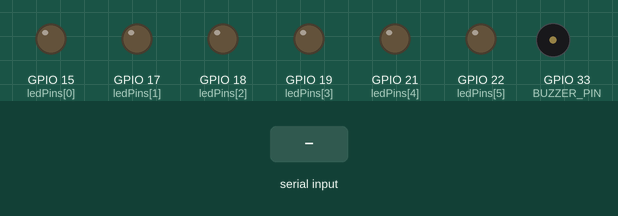
The sketch below on a simulated ESP32. On the bench: output pins drawn as LEDs (lit = HIGH), buzzer (waves = sounding). The test bench sets the inputs (shaded band). Nothing arrives over Bluetooth unless stated.

Above: at 1.2 s.
1.3 s: "1\n" received over the second serial link
At 2.1 s:
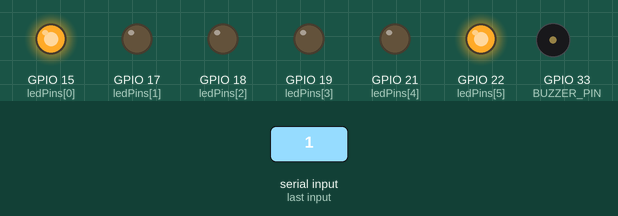
4.3 s: "2\n" received over the second serial link
At 4.65 s:
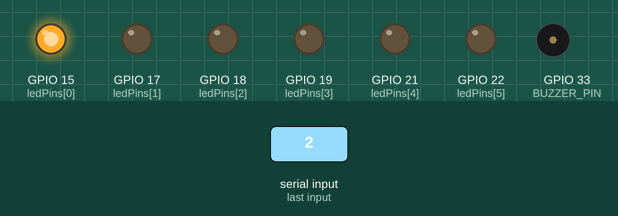
7.3 s: "3\n" received over the second serial link
At 8.1 s:
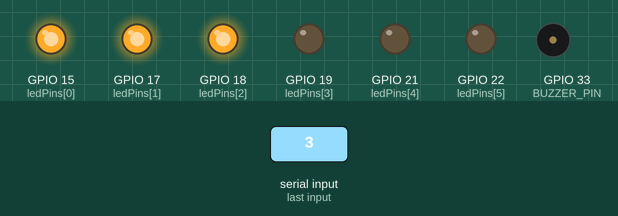
10.3 s: "4\n" received over the second serial link
13.3 s: "5\n" received over the second serial link
At 14.15 s:
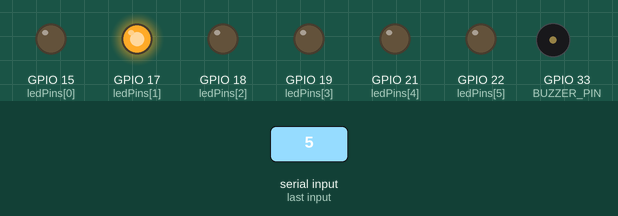
Timing chart, 0 to 17.3 s (numbered marks = the images above; inputs shaded):
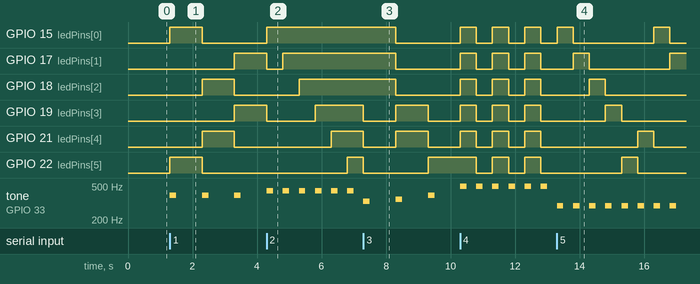

Measured:
- after the input at 1.3 s, GPIO 15 (ledPins[0]): LOW → HIGH at once, → LOW 1.0 s later; GPIO 17 (ledPins[1]): LOW → HIGH after 2.0 s
- after the input at 4.3 s, GPIO 15 (ledPins[0]): goes on until 4.3 s, then stays HIGH; GPIO 18 (ledPins[2]): goes on until 5.3 s, then stays HIGH; tone on GPIO 33 (BUZZER_PIN): alternates 440 Hz for 0.20 s and silent for 0.30 s, starting at once
- after the input at 7.3 s, GPIO 15 (ledPins[0]): HIGH → LOW after 1.0 s; GPIO 17 (ledPins[1]): HIGH → LOW after 1.0 s instead of 2.5 s; GPIO 18 (ledPins[2]): HIGH → LOW after 1.0 s instead of 2.0 s; GPIO 19 (ledPins[3]): HIGH → LOW after 0.00 s instead of 1.5 s; GPIO 21 (ledPins[4]): HIGH → LOW after 0.00 s instead of 1.0 s
- after the input at 13.3 s, GPIO 15 (ledPins[0]): LOW → HIGH after 3.0 s, → LOW 0.50 s later

The sketch:

Christmas_Tree.ino
```cpp
#include <BluetoothSerial.h>
#include <driver/ledc.h>

BluetoothSerial ESP_BT;

#define NOTE_C4  262
#define NOTE_D4  294
#define NOTE_E4  330
#define NOTE_F4  349
#define NOTE_G4  392
#define NOTE_A4  440
#define NOTE_B4  494
#define NOTE_C5  523

const int BUZZER_PIN = 33;
const int numLeds = 6;
const int ledPins[numLeds] = {15, 17, 18, 19, 21, 22};
byte currentMode = 0;

struct {
  int startIndex;
  bool initialPhase;
  unsigned long ledTimer;
  unsigned long noteTimer;
  int currentNote;
  int pathPosition;
  bool isMoving;
  bool ledState;
} joc6State;

const int startMelody[] = {NOTE_C4, NOTE_E4, NOTE_G4, NOTE_C5};
const int noteDurations[] = {500, 500, 500, 500};

const int snakePath[] = {0, 1, 2, 3, 5, 4}; // 15-17-18-19-22-21
const int pathLength = sizeof(snakePath)/sizeof(snakePath[0]);

void setup() {
  for(int i = 0; i < numLeds; i++) {
    pinMode(ledPins[i], OUTPUT);
  }
  pinMode(BUZZER_PIN, OUTPUT);
  
  ESP_BT.begin("ESP32_Snake");
  Serial.begin(115200);
  allLedsOff();
}

void loop() {
  if(ESP_BT.available()) {
    String command = ESP_BT.readStringUntil('\n');
    command.trim();
    
    if(command.startsWith("6,")) {
      int n = command.substring(2).toInt();
      if(n >=1 && n <=6) {
        currentMode = 6;
        joc6State.startIndex = n-1;
        joc6State.initialPhase = true;
        joc6State.ledTimer = millis();
        joc6State.noteTimer = millis();
        joc6State.currentNote = 0;
        joc6State.ledState = false;
        joc6State.isMoving = false;
        allLedsOff();
        
        joc6State.pathPosition = 0;
        for(int i=0; i<pathLength; i++) {
          if(snakePath[i] == joc6State.startIndex) {
            joc6State.pathPosition = i;
            break;
          }
        }
      }
    }
    else if(command.length() == 1) {
      currentMode = command.charAt(0) - '0';
      allLedsOff();
      noTone(BUZZER_PIN);
    }
  }

  switch(currentMode) {
    case 1: jocul1(); break;
    case 2: jocul2(); break;
    case 3: jocul3(); break;
    case 4: jocul4(); break;
    case 5: jocul5(); break;
    case 6: jocul6(); break;
    default: allLedsOff(); break;
  }
}


void allLedsOff() {
  for(int i = 0; i < numLeds; i++) {
    digitalWrite(ledPins[i], LOW);
  }
}
void allLedsOn() {
  for(int i = 0; i < numLeds; i++) {
    digitalWrite(ledPins[i], HIGH);
  }
}
void jocul1() {
  static unsigned long lastTime = 0;
  static byte step = 0;
  const int perechi[][2] = {{15,22}, {18,21}, {17,19}};

  if(millis() - lastTime >= 1000) {
    lastTime = millis();
    allLedsOff();
    
    digitalWrite(perechi[step][0], HIGH);
    digitalWrite(perechi[step][1], HIGH);
    tone(BUZZER_PIN, NOTE_G4, 200);
    
    step = (step + 1) % 3;
  }
}
void jocul2() {
  static unsigned long lastTime = 0;
  static byte fase = 0;
  static byte current = 0;
  const int ordineAprindere[] = {15,17,18,19,21,22};
  const int ordineStingere[] = {22,21,19,18,17,15};

  if(millis() - lastTime >= 500) {
    lastTime = millis();
    
    if(fase == 0) {
      if(current < 6) {
        digitalWrite(ordineAprindere[current], HIGH);
        tone(BUZZER_PIN, NOTE_A4, 200);
        current++;
      } else {
        fase = 1;
        current = 0;
      }
    } else {
      if(current < 6) {
        digitalWrite(ordineStingere[current], LOW);
        tone(BUZZER_PIN, NOTE_A4, 200);
        current++;
      } else {
        fase = 0;
        current = 0;
      }
    }
  }
}
void jocul3() {
  static unsigned long lastTime = 0;
  static byte fase = 0;

  switch(fase) {
    case 0: // Grup 1
      allLedsOff();
      digitalWrite(15, HIGH);
      digitalWrite(17, HIGH);
      digitalWrite(18, HIGH);
      tone(BUZZER_PIN, NOTE_E4, 200);
      lastTime = millis();
      fase = 1;
      break;
    
    case 1:
      if(millis() - lastTime >= 1000) fase = 2;
      break;
    
    case 2: // Grup 2
      allLedsOff();
      digitalWrite(19, HIGH);
      digitalWrite(21, HIGH);
      tone(BUZZER_PIN, NOTE_F4, 200);
      lastTime = millis();
      fase = 3;
      break;
    
    case 3:
      if(millis() - lastTime >= 1000) fase = 4;
      break;
    
    case 4: // Grup 3
      allLedsOff();
      digitalWrite(22, HIGH);
      tone(BUZZER_PIN, NOTE_G4, 200);
      lastTime = millis();
      fase = 5;
      break;
    
    case 5:
      if(millis() - lastTime >= 1000) fase = 6;
      break;
    
    case 6: // Toate LED-urile
      allLedsOn();
      tone(BUZZER_PIN, NOTE_C5, 200);
      lastTime = millis();
      fase = 7;
      break;
    
    case 7:
      if(millis() - lastTime >= 2000) {
        allLedsOff();
        fase = 0;
      }
      break;
  }
}
void jocul4() {
  static unsigned long lastTime = 0;
  static bool stare = false;

  if(millis() - lastTime >= 500) {
    lastTime = millis();
    stare = !stare;
    
    for(int i = 0; i < numLeds; i++) {
      digitalWrite(ledPins[i], stare);
    }
    tone(BUZZER_PIN, NOTE_B4, 200);
  }
}
void jocul5() {
  static unsigned long lastTime = 0;
  static byte current = 0;
  const byte ordine[] = {0, 1, 2, 3, 5, 4}; // 15,17,18,19,22,21

  if(millis() - lastTime >= 500) {
    lastTime = millis();
    
    allLedsOff();
    digitalWrite(ledPins[ordine[current]], HIGH);
    tone(BUZZER_PIN, NOTE_D4, 200);
    
    current = (current + 1) % 6;
  }
}
void jocul6() {
  if(joc6State.initialPhase) {
    if(millis() - joc6State.ledTimer >= 250) {
      joc6State.ledTimer = millis();
      joc6State.ledState = !joc6State.ledState;
      digitalWrite(ledPins[snakePath[joc6State.pathPosition]], joc6State.ledState);
      digitalWrite(ledPins[snakePath[(joc6State.pathPosition+1)%pathLength]], joc6State.ledState);
    }
    
    if(millis() - joc6State.noteTimer >= noteDurations[joc6State.currentNote]) {
      tone(BUZZER_PIN, startMelody[joc6State.currentNote], noteDurations[joc6State.currentNote]);
      joc6State.noteTimer = millis();
      joc6State.currentNote++;
      
      if(joc6State.currentNote >= 4) {
        joc6State.initialPhase = false;
        joc6State.isMoving = true;
        allLedsOff();
        joc6State.ledTimer = millis();
      }
    }
  }
  else if(joc6State.isMoving) {
    if(millis() - joc6State.ledTimer >= 700) {
      joc6State.ledTimer = millis();
      
      int currentPos = joc6State.pathPosition;
      int nextPos = (currentPos + 1) % pathLength;
      digitalWrite(ledPins[snakePath[currentPos]], LOW);
      digitalWrite(ledPins[snakePath[nextPos]], LOW);
      
      joc6State.pathPosition = nextPos;
      
      int newPos = joc6State.pathPosition;
      int newNextPos = (newPos + 1) % pathLength;
      digitalWrite(ledPins[snakePath[newPos]], HIGH);
      digitalWrite(ledPins[snakePath[newNextPos]], HIGH);
      tone(BUZZER_PIN, NOTE_C5, 200);
    }
  }
}
```
